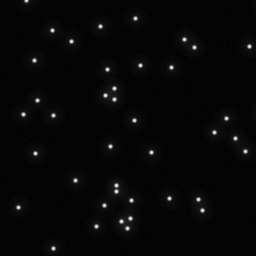
#> input picture projects/final_project_image_stitching/Images/full_field/overlap_25percent/image_i0_j0.tif, 256 x 256 px, found by its file name
$ jupyter execute vertical_stitching_example.ipynb
#> lines starting #> are read from the running program, lines starting #| are printed output that depends on the picture; pictures that were not available may be replaced by others from this repository, and a replacement may not be noted
[cell 1]
from matplotlib import pyplot as plt
import numpy as np
from skimage import data, util, transform, feature, measure, filters, metrics
from PIL import Image
from skimage.filters import difference_of_gaussians

[cell 2]
# parameter setting
denominate_faction =3.5  # using (1/deno_faction) portion of extracted points to match
min_dist = 5
direction = "V" #

harris_detector = False
hessian_detector = False
DoG_detector = True

# print setting
show_keypoints_extract_infor = False
show_match_points_infor = True
show_iterative_result = True

# exclude invalid setting
if direction != "V" and direction != "H":
    raise AssertionError("[error] stitch direction setting wrong")
if harris_detector+hessian_detector+DoG_detector !=1 :
    raise AssertionError("[error] detector setting wrong")

[cell 3]
# ref: https://scikit-image.org/docs/dev/auto_examples/registration/plot_stitching.html

def match_locations(img0, img1, coords0, coords1, radius=5, sigma=3):
    """Match image locations using SSD minimization.

    Areas from `img0` are matched with areas from `img1`. These areas
    are defined as patches located around pixels with Gaussian
    weights.

    Parameters:
    -----------
    img0, img1 : 2D array
        Input images.
    coords0 : (2, m) array_like
        Centers of the reference patches in `img0`.
    coords1 : (2, n) array_like
        Centers of the candidate patches in `img1`.
    radius : int
        Radius of the considered patches.
    sigma : float
        Standard deviation of the Gaussian kernel centered over the patches.

    Returns:
    --------
    match_coords: (2, m) array
        The points in `coords1` that are the closest corresponding matches to
        those in `coords0` as determined by the (Gaussian weighted) sum of
        squared differences between patches surrounding each point.
    """
    y, x = np.mgrid[-radius:radius + 1, -radius:radius + 1]
    weights = np.exp(-0.5 * (x ** 2 + y ** 2) / sigma ** 2)
    weights /= 2 * np.pi * sigma * sigma

    match_list = []
    for r0, c0 in coords0:
        roi0 = img0[r0 - radius:r0 + radius + 1, c0 - radius:c0 + radius + 1]
        roi1_list = [img1[r1 - radius:r1 + radius + 1,c1 - radius:c1 + radius + 1] for r1, c1 in coords1]
        # sum of squared differences
        ssd_list = [np.sum(weights * (roi0 - roi1) ** 2) for roi1 in roi1_list]
        match_list.append(coords1[np.argmin(ssd_list)])

    return np.array(match_list)

[cell 4]
# self-develope function

def stitched_img(img_ref,img_added,ref_pt,pt,stitch_dir):
    # cauculate diff and cauculate the offset which is used in stitch process

    if stitch_dir == "H":
        # horizontally
        width = img_added.shape[1]
        final_offset = img_ref.shape[1]
        offset_bound = img_ref.shape[1]

    if stitch_dir == "V":
        # vertically
        width = img_added.shape[0]
        final_offset = img_ref.shape[0]
        offset_bound = img_ref.shape[0]

    diff= float("inf")
    offset = 0 # from 0 to offset_bound


    while offset <= offset_bound:
        tem_diff = 0

        for i in range (len(ref_pt)-2):
            if stitch_dir == "H":
                # horizontally
                point_diff = float("inf")
                for j in range(len(ref_pt)):
                    point_diff = min(point_diff, int( abs(ref_pt[i][0] - (pt[j][0])) +abs(ref_pt[i][1] - (pt[j][1]- width+offset)) ) )
                tem_diff += point_diff

            if stitch_dir == "V":
                # vertically
                point_diff = float("inf")
                for j in range(len(ref_pt)):
                    point_diff = min(point_diff, int( abs(ref_pt[i][0] - (pt[j][0]- width+offset)) +abs(ref_pt[i][1] - (pt[j][1])) ) )
                tem_diff += point_diff


        # capture the global min
        if tem_diff<diff:
            diff = tem_diff
            final_offset = offset

        offset += 1


    # stitched image
    if stitch_dir == "H":
        # horizontal stitch
        output_img = np.zeros([max(img_ref.shape[0],img_added.shape[0]),img_ref.shape[1]+img_added.shape[1]-final_offset] ,dtype=np.uint16)
        output_img[0:img_added.shape[0],0:img_added.shape[1]]=img_added
        output_img[0:img_ref.shape[0],img_added.shape[1]:] = img_ref[0:img_ref.shape[0],final_offset:img_ref.shape[1]]

    if stitch_dir == "V":
        # vertical stitch
        output_img = np.zeros([img_ref.shape[0]+img_added.shape[0]-final_offset,max(img_ref.shape[1],img_added.shape[1])] ,dtype=np.uint16)
        output_img[0:img_added.shape[0],0:img_added.shape[1]]=img_added
        output_img[img_added.shape[0]:,0:img_ref.shape[1]] = img_ref[final_offset:img_ref.shape[1],0:img_ref.shape[1]]

    return output_img

[cell 5]
# Open the image form working directory
img_list = []

if direction == "H":
    # horizontal
    path1 = './imagedata/horizontal_25/image_i0_j4.tif'
    path2 = './imagedata/horizontal_25/image_i1_j4.tif'
    path3 = './imagedata/horizontal_25/image_i2_j4.tif'
    path4 = './imagedata/horizontal_25/image_i3_j4.tif'
    path5 = './imagedata/horizontal_25/image_i4_j4.tif'
if direction == "V":
    # vertical
    path1 = './imagedata/horizontal_25/image_i0_j0.tif'
    path2 = './imagedata/horizontal_25/image_i0_j1.tif'
    path3 = './imagedata/horizontal_25/image_i0_j2.tif'
    path4 = './imagedata/horizontal_25/image_i0_j3.tif'
    path5 = './imagedata/horizontal_25/image_i0_j4.tif'

image = Image.open(path1)
#> image is the input picture: PIL image 256x256 I;16; min 4030, max 59600, mean 5698.3
img = np.array(image)
img_list.append(img)
image = Image.open(path2)
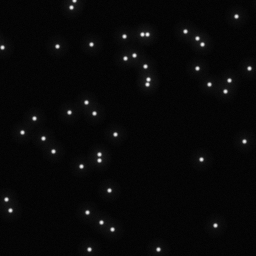
#> input picture projects/final_project_image_stitching/Images/full_field/overlap_25percent/image_i1_j0.tif, 256 x 256 px, given in place of image_i0_j1.tif, which was not available
#> image is the input picture: PIL image 256x256 I;16; min 3880, max 60200, mean 5763.8
img = np.array(image)
img_list.append(img)
image = Image.open(path3)
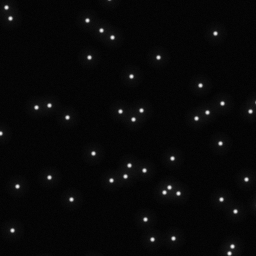
#> input picture projects/final_project_image_stitching/Images/full_field/overlap_25percent/image_i1_j1.tif, 256 x 256 px, given in place of image_i0_j2.tif, which was not available
#> image is the input picture: PIL image 256x256 I;16; min 3890, max 59660, mean 5760.4
img = np.array(image)
img_list.append(img)
image = Image.open(path4)
img = np.array(image)
img_list.append(img)
image = Image.open(path5)
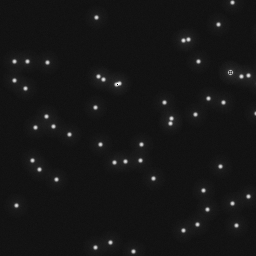
#> input picture projects/final_project_image_stitching/Images/full_field/overlap_25percent/image_i0_j4.tif, 256 x 256 px, found by its file name
#> image is the input picture: PIL image 256x256 I;16; min 214, max 65190, mean 5896.8
img = np.array(image)
img_list.append(img)

[cell 6]
# main program
# stitch the image iterativly

while(len(img_list)>=2):

    corner_list = []
    for i in range(0,2,1):
        if harris_detector:
            corner_list.append(feature.corner_peaks(feature.corner_harris(img_list[i]), threshold_rel=0.001, min_distance=min_dist))
        if hessian_detector:
            corner_list.append(feature.corner_peaks(feature.hessian_matrix_det(img_list[i]), threshold_rel=0.2, min_distance=min_dist))
        if DoG_detector:
            corner_list.append(feature.corner_peaks(difference_of_gaussians(image=img_list[i],low_sigma=2, high_sigma=2.6), threshold_rel=0.6, min_distance=min_dist))
#> after the loop, corner_list = 2 items


    if direction == "H":
        # horizontally
        corner_list[0] = sorted(corner_list[0],key=lambda s:s[1], reverse=True )  # corner_list[0][0][0] :y
                                                                 # corner_list[0][0][1] :x
        corner_list[1] = sorted(corner_list[1],key=lambda s:s[1])

    if direction == "V":
        # vertically
        corner_list[0] = sorted(corner_list[0],key=lambda s:s[0], reverse=True )  # corner_list[0][0][0] :y
                                                                 # corner_list[0][0][1] :x
        corner_list[1] = sorted(corner_list[1],key=lambda s:s[0])


    fraction = int(len(corner_list[1])/denominate_faction)+1
#> fraction = 12


    img0 = img_list[0]
    coords0 = corner_list[0][0:fraction]
#> coords0 = [[248, 53], [228, 127], [226, 96], [221, 121], [218, 130], [210, 202], [207, 18], [205, 104], [200, 131], [199, 198], [198, 169], [191, 116]]

    matching_corners=[]
    for i in range(0,2,1):
        matching_corners.append(match_locations(img0, img_list[i], coords0, corner_list[i][0:fraction], min_dist))
#> after the loop, matching_corners = 2 items


    # show the match points
    if show_keypoints_extract_infor and show_iterative_result:
        # r : Harris Detector
        # y : Hessian Detector
        # w : Difference of Gaussians (DoG)

        # OPTIONAL: help understand
        fig5, ax5 = plt.subplots()
        ax5.imshow(img_list[0])
        for i in range(fraction):
            plt.plot(corner_list[0][i][1],corner_list[0][i][0],"xw")
            plt.title("keypoints_extract : Difference of Gaussians (DoG)")
        plt.axis("off")
        plt.show()

        fig6, ax6 = plt.subplots()
        ax6.imshow(img_list[1])
        for i in range(fraction):
            plt.plot(corner_list[1][i][1],corner_list[1][i][0],"xw")
            plt.title("keypoints_extract : Difference of Gaussians (DoG)")
        plt.axis("off")
        plt.show()

    if show_match_points_infor and show_iterative_result:
        fig7, ax7 = plt.subplots()
        ax7.imshow(img_list[0])
        for i in range(fraction):
            plt.plot(matching_corners[0][i][1],matching_corners[0][i][0],"xw")
            plt.title("Matching Points at reference image ")
        plt.axis("off")
        plt.show()
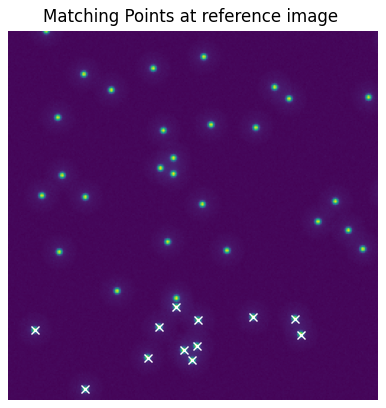
#> figure drawn by matplotlib, 1 panel

        fig8, ax8 = plt.subplots()
        ax8.imshow(img_list[1])
        for i in range(fraction):
            plt.plot(matching_corners[1][i][1],matching_corners[1][i][0],"xw")
            plt.title("Matching Points at image to stitch")
        plt.axis("off")
        plt.show()
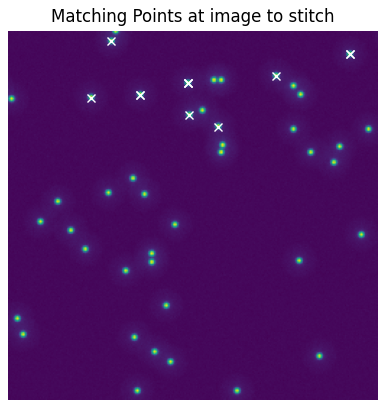
#> figure drawn by matplotlib, 1 panel


    # call self-develope function to stitch image
    sti = stitched_img(img_list[1],img_list[0],matching_corners[1],matching_corners[0],direction)
#> after the loop in stitched_img, `while offset <= offset_bound:`: diff = 203; final_offset = 73; offset = 257
#> in stitched_img, `output_img[0:img_added.shape[0],0:img_added.shape[1]]=img_added`:
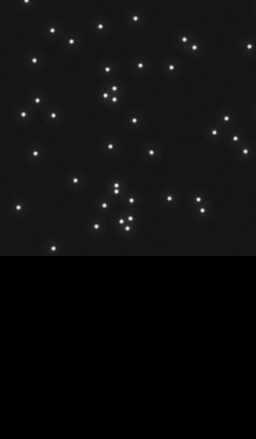
#> output_img: shape (439, 256) uint16; min 0, max 59600, mean 3322.9; drawn with min black and max white
    if show_iterative_result:
        print("iterative stitch image dimension : ",sti.shape)
#| iterative stitch image dimension :  (439, 256)
        plt.imshow(sti)
        plt.axis("off")
        plt.show()


    img_list[1] = sti
    # pop the image which has been merged into iterative stitch image
    img_list.pop(0)

[cell 7]
# main program
# show the fianl stitching result

plt.imshow(sti)
print("stitch image dimension : ",sti.shape)
#| stitch image dimension :  (912, 256)
plt.title("Stitch image")
plt.axis("off")
plt.show()
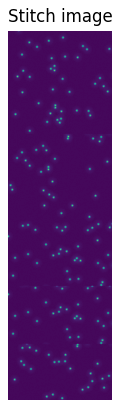
#> figure drawn by matplotlib, 1 panel
